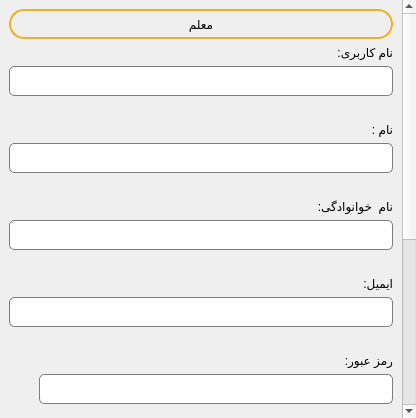
<?xml version="1.0" encoding="UTF-8"?>
<ui version="4.0">
 <class>Form</class>
 <widget class="QWidget" name="Form">
  <property name="geometry">
   <rect>
    <x>0</x>
    <y>0</y>
    <width>416</width>
    <height>418</height>
   </rect>
  </property>
  <property name="windowTitle">
   <string>Form</string>
  </property>
  <layout class="QGridLayout" name="gridLayout">
   <property name="leftMargin">
    <number>0</number>
   </property>
   <property name="topMargin">
    <number>0</number>
   </property>
   <property name="rightMargin">
    <number>0</number>
   </property>
   <property name="bottomMargin">
    <number>0</number>
   </property>
   <property name="spacing">
    <number>0</number>
   </property>
   <item row="0" column="0">
    <widget class="QScrollArea" name="scrollArea">
     <property name="styleSheet">
      <string notr="true">#scrollArea {
	border:none;
}
</string>
     </property>
     <property name="widgetResizable">
      <bool>true</bool>
     </property>
     <widget class="QWidget" name="scrollAreaWidgetContents">
      <property name="geometry">
       <rect>
        <x>0</x>
        <y>0</y>
        <width>399</width>
        <height>722</height>
       </rect>
      </property>
      <layout class="QVBoxLayout" name="verticalLayout">
       <item>
        <widget class="QLabel" name="title">
         <property name="minimumSize">
          <size>
           <width>0</width>
           <height>30</height>
          </size>
         </property>
         <property name="styleSheet">
          <string notr="true">border:2px solid  rgb(239, 177, 31);
border-radius:15px;</string>
         </property>
         <property name="text">
          <string>معلم</string>
         </property>
         <property name="alignment">
          <set>Qt::AlignCenter</set>
         </property>
        </widget>
       </item>
       <item>
        <layout class="QVBoxLayout" name="verticalLayout_2">
         <item>
          <widget class="QLabel" name="userName">
           <property name="text">
            <string>نام کاربری:</string>
           </property>
          </widget>
         </item>
         <item>
          <widget class="QLineEdit" name="userNameLineEdit">
           <property name="minimumSize">
            <size>
             <width>0</width>
             <height>30</height>
            </size>
           </property>
           <property name="styleSheet">
            <string notr="true">QLineEdit#userNameLineEdit{
	color: #000000;
    background-color: #ffffff;
    border: 1px solid #7e7e7e;
	border-radius: 5px;
    outline: none;
	padding-left: 5px;
}
</string>
           </property>
           <property name="placeholderText">
            <string/>
           </property>
          </widget>
         </item>
         <item>
          <widget class="QLabel" name="userNameErrorLabel">
           <property name="styleSheet">
            <string notr="true">QLabel#userNameErrorLabel{color:rgb(193, 0, 3);}</string>
           </property>
           <property name="text">
            <string/>
           </property>
          </widget>
         </item>
         <item>
          <widget class="QLabel" name="firstNameLabel">
           <property name="text">
            <string>نام :</string>
           </property>
          </widget>
         </item>
         <item>
          <widget class="QLineEdit" name="firstNameLineEdit">
           <property name="minimumSize">
            <size>
             <width>0</width>
             <height>30</height>
            </size>
           </property>
           <property name="styleSheet">
            <string notr="true">QLineEdit#firstNameLineEdit{
	color: #000000;
    background-color: #ffffff;
    border: 1px solid #7e7e7e;
	border-radius: 5px;
    outline: none;
	padding-left: 5px;
}
</string>
           </property>
           <property name="placeholderText">
            <string/>
           </property>
          </widget>
         </item>
         <item>
          <widget class="QLabel" name="firstNameErrorLabel">
           <property name="styleSheet">
            <string notr="true">QLabel#userNameErrorLabel{color:rgb(193, 0, 3);}</string>
           </property>
           <property name="text">
            <string/>
           </property>
          </widget>
         </item>
         <item>
          <widget class="QLabel" name="lastNameLabel">
           <property name="text">
            <string>نام  خوانوادگی:</string>
           </property>
          </widget>
         </item>
         <item>
          <widget class="QLineEdit" name="lastNameLineEdit">
           <property name="minimumSize">
            <size>
             <width>0</width>
             <height>30</height>
            </size>
           </property>
           <property name="styleSheet">
            <string notr="true">QLineEdit#lastNameLineEdit{
	color: #000000;
    background-color: #ffffff;
    border: 1px solid #7e7e7e;
	border-radius: 5px;
    outline: none;
	padding-left: 5px;
}
</string>
           </property>
           <property name="placeholderText">
            <string/>
           </property>
          </widget>
         </item>
         <item>
          <widget class="QLabel" name="lastNameErrorLabel">
           <property name="styleSheet">
            <string notr="true">QLabel#userNameErrorLabel{color:rgb(193, 0, 3);}</string>
           </property>
           <property name="text">
            <string/>
           </property>
          </widget>
         </item>
         <item>
          <widget class="QLabel" name="emailLabel">
           <property name="text">
            <string>ایمیل:</string>
           </property>
          </widget>
         </item>
         <item>
          <widget class="QLineEdit" name="emailLineEdit">
           <property name="minimumSize">
            <size>
             <width>0</width>
             <height>30</height>
            </size>
           </property>
           <property name="styleSheet">
            <string notr="true">QLineEdit#emailLineEdit{
	color: #000000;
    background-color: #ffffff;
    border: 1px solid #7e7e7e;
	border-radius: 5px;
    outline: none;
	padding-left: 5px;
}
</string>
           </property>
           <property name="placeholderText">
            <string/>
           </property>
          </widget>
         </item>
         <item>
          <widget class="QLabel" name="emailErrorLabel">
           <property name="styleSheet">
            <string notr="true">QLabel#userNameErrorLabel{color:rgb(193, 0, 3);}</string>
           </property>
           <property name="text">
            <string/>
           </property>
          </widget>
         </item>
         <item>
          <widget class="QLabel" name="password">
           <property name="text">
            <string>رمز عبور:</string>
           </property>
          </widget>
         </item>
         <item>
          <layout class="QHBoxLayout" name="horizontalLayout_5">
           <property name="spacing">
            <number>0</number>
           </property>
           <item>
            <widget class="QPushButton" name="showPasswordButton">
             <property name="minimumSize">
              <size>
               <width>30</width>
               <height>30</height>
              </size>
             </property>
             <property name="maximumSize">
              <size>
               <width>30</width>
               <height>30</height>
              </size>
             </property>
             <property name="styleSheet">
              <string notr="true">#showPasswordButton{
	border: none;
	
}</string>
             </property>
             <property name="text">
              <string/>
             </property>
             <property name="iconSize">
              <size>
               <width>22</width>
               <height>22</height>
              </size>
             </property>
            </widget>
           </item>
           <item>
            <widget class="QLineEdit" name="passwordLineEdit">
             <property name="minimumSize">
              <size>
               <width>0</width>
               <height>30</height>
              </size>
             </property>
             <property name="styleSheet">
              <string notr="true">QLineEdit#passwordLineEdit{
	color: #000000;
    background-color: #ffffff;
    border: 1px solid #7e7e7e;
	border-radius: 5px;
    outline: none;
	padding-left: 5px;
}</string>
             </property>
             <property name="echoMode">
              <enum>QLineEdit::Password</enum>
             </property>
             <property name="placeholderText">
              <string/>
             </property>
            </widget>
           </item>
          </layout>
         </item>
         <item>
          <spacer name="verticalSpacer_5">
           <property name="orientation">
            <enum>Qt::Vertical</enum>
           </property>
           <property name="sizeType">
            <enum>QSizePolicy::Fixed</enum>
           </property>
           <property name="sizeHint" stdset="0">
            <size>
             <width>10</width>
             <height>10</height>
            </size>
           </property>
          </spacer>
         </item>
         <item>
          <widget class="QFrame" name="checkPasswordFrame">
           <property name="minimumSize">
            <size>
             <width>0</width>
             <height>140</height>
            </size>
           </property>
           <property name="styleSheet">
            <string notr="true">#checkPasswordFrame{
background-color: rgb(255, 255, 255); border: 1px solid #7e7e7e;
border-radius: 15px;
}
	</string>
           </property>
           <property name="frameShape">
            <enum>QFrame::StyledPanel</enum>
           </property>
           <property name="frameShadow">
            <enum>QFrame::Raised</enum>
           </property>
           <layout class="QGridLayout" name="gridLayout_2">
            <item row="1" column="0">
             <spacer name="horizontalSpacer_3">
              <property name="orientation">
               <enum>Qt::Horizontal</enum>
              </property>
              <property name="sizeType">
               <enum>QSizePolicy::Maximum</enum>
              </property>
              <property name="sizeHint" stdset="0">
               <size>
                <width>100</width>
                <height>20</height>
               </size>
              </property>
             </spacer>
            </item>
            <item row="3" column="1">
             <layout class="QHBoxLayout" name="horizontalLayout_3">
              <item>
               <widget class="QLabel" name="capText">
                <property name="text">
                 <string>رمز عبور دارای حروف بزرگ و کوچک باشد و فاصله در آن نباشد.</string>
                </property>
               </widget>
              </item>
              <item>
               <widget class="QLabel" name="capitalLettersCheck">
                <property name="minimumSize">
                 <size>
                  <width>24</width>
                  <height>24</height>
                 </size>
                </property>
                <property name="maximumSize">
                 <size>
                  <width>24</width>
                  <height>24</height>
                 </size>
                </property>
                <property name="text">
                 <string>Cc</string>
                </property>
               </widget>
              </item>
             </layout>
            </item>
            <item row="2" column="1">
             <layout class="QHBoxLayout" name="horizontalLayout_2">
              <item>
               <widget class="QLabel" name="specText">
                <property name="text">
                 <string>رمز عبور دارای کاراکتر های خاص @/_... باشد.</string>
                </property>
               </widget>
              </item>
              <item>
               <widget class="QLabel" name="spiecialCharacterCheck">
                <property name="minimumSize">
                 <size>
                  <width>24</width>
                  <height>24</height>
                 </size>
                </property>
                <property name="maximumSize">
                 <size>
                  <width>24</width>
                  <height>24</height>
                 </size>
                </property>
                <property name="text">
                 <string>Ec</string>
                </property>
               </widget>
              </item>
             </layout>
            </item>
            <item row="1" column="1">
             <layout class="QHBoxLayout" name="horizontalLayout">
              <item>
               <widget class="QLabel" name="numText">
                <property name="text">
                 <string>رمز عبور دارای اعداد 1 - 9 باشد.</string>
                </property>
               </widget>
              </item>
              <item>
               <widget class="QLabel" name="numbersCheck">
                <property name="minimumSize">
                 <size>
                  <width>24</width>
                  <height>24</height>
                 </size>
                </property>
                <property name="maximumSize">
                 <size>
                  <width>24</width>
                  <height>24</height>
                 </size>
                </property>
                <property name="text">
                 <string>Nc</string>
                </property>
               </widget>
              </item>
             </layout>
            </item>
            <item row="0" column="1">
             <layout class="QHBoxLayout" name="horizontalLayout_4">
              <item>
               <widget class="QLabel" name="widthText">
                <property name="text">
                 <string>رمز عبور باید حداقل 8 کاراکتر باشد.</string>
                </property>
               </widget>
              </item>
              <item>
               <widget class="QLabel" name="widthCheck">
                <property name="minimumSize">
                 <size>
                  <width>24</width>
                  <height>24</height>
                 </size>
                </property>
                <property name="maximumSize">
                 <size>
                  <width>24</width>
                  <height>24</height>
                 </size>
                </property>
                <property name="text">
                 <string>Wc</string>
                </property>
               </widget>
              </item>
             </layout>
            </item>
           </layout>
          </widget>
         </item>
         <item>
          <widget class="QLabel" name="passwoedValidErrorLabel">
           <property name="styleSheet">
            <string notr="true">QLabel#passwoedValidErrorLabel{color:rgb(193, 0, 3);}</string>
           </property>
           <property name="text">
            <string/>
           </property>
          </widget>
         </item>
         <item>
          <spacer name="verticalSpacer_6">
           <property name="orientation">
            <enum>Qt::Vertical</enum>
           </property>
           <property name="sizeType">
            <enum>QSizePolicy::Fixed</enum>
           </property>
           <property name="sizeHint" stdset="0">
            <size>
             <width>10</width>
             <height>10</height>
            </size>
           </property>
          </spacer>
         </item>
         <item>
          <widget class="QLabel" name="rePassword">
           <property name="text">
            <string>تکرار رمز عبور:</string>
           </property>
          </widget>
         </item>
         <item>
          <layout class="QHBoxLayout" name="horizontalLayout_6">
           <property name="spacing">
            <number>0</number>
           </property>
           <item>
            <widget class="QPushButton" name="showRePasswordButton">
             <property name="minimumSize">
              <size>
               <width>30</width>
               <height>30</height>
              </size>
             </property>
             <property name="maximumSize">
              <size>
               <width>30</width>
               <height>30</height>
              </size>
             </property>
             <property name="styleSheet">
              <string notr="true">#showRePasswordButton{
	border: none;
	
}</string>
             </property>
             <property name="text">
              <string/>
             </property>
             <property name="iconSize">
              <size>
               <width>22</width>
               <height>22</height>
              </size>
             </property>
            </widget>
           </item>
           <item>
            <widget class="QLineEdit" name="repeatPasswordLineEdit">
             <property name="minimumSize">
              <size>
               <width>0</width>
               <height>30</height>
              </size>
             </property>
             <property name="styleSheet">
              <string notr="true">QLineEdit#repeatPasswordLineEdit{
	color: #000000;
    background-color: #ffffff;
    border: 1px solid #7e7e7e;
	border-radius: 5px;
    outline: none;
	padding-left: 5px;
}</string>
             </property>
             <property name="echoMode">
              <enum>QLineEdit::Password</enum>
             </property>
             <property name="placeholderText">
              <string/>
             </property>
            </widget>
           </item>
          </layout>
         </item>
         <item>
          <widget class="QLabel" name="samePasswordErrorLabel">
           <property name="styleSheet">
            <string notr="true">QLabel#samePasswordErrorLabel{color:rgb(193, 0, 3);}</string>
           </property>
           <property name="text">
            <string/>
           </property>
          </widget>
         </item>
         <item>
          <widget class="QPushButton" name="singUpBtn">
           <property name="sizePolicy">
            <sizepolicy hsizetype="Minimum" vsizetype="Fixed">
             <horstretch>0</horstretch>
             <verstretch>0</verstretch>
            </sizepolicy>
           </property>
           <property name="minimumSize">
            <size>
             <width>0</width>
             <height>40</height>
            </size>
           </property>
           <property name="font">
            <font>
             <pointsize>11</pointsize>
             <weight>75</weight>
             <bold>true</bold>
            </font>
           </property>
           <property name="styleSheet">
            <string notr="true">QPushButton#singUpBtn{
	color: #ffffff;
	background-color:  rgb(239, 177, 31);
    border-radius: 5px;
}
QPushButton#singUpBtn:hover {
	background-color: rgb(255, 210, 73);
}</string>
           </property>
           <property name="text">
            <string>ثبت نام</string>
           </property>
          </widget>
         </item>
        </layout>
       </item>
      </layout>
     </widget>
    </widget>
   </item>
  </layout>
 </widget>
 <resources/>
 <connections/>
</ui>
